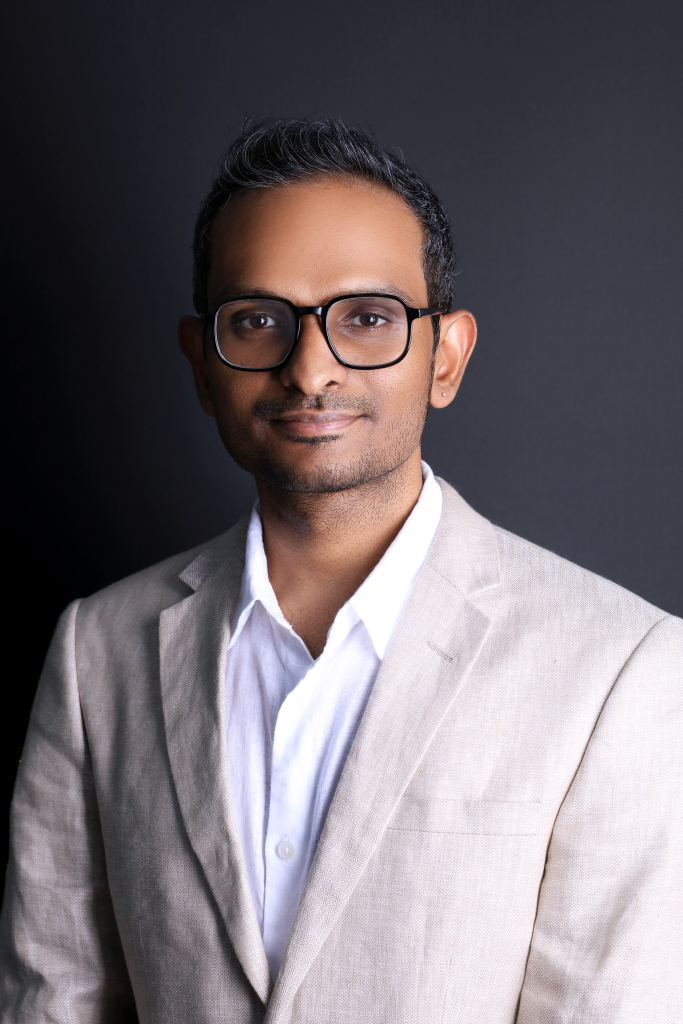
#> input picture data/01a.jpg, 1365 x 2048 px (shown at 1/2 size)
$ python dither_anim.py --a ../data/01a.jpg --output out
#> lines starting #> are read from the running program, lines starting #| are printed output that depends on the picture; after the words box and inside, x2 and y2 are one past the last pixel; in counts of white or black regions, pixels touching at a corner belong together
### shared/pydither/core.py
"""Core dithering routines (numpy-vectorized) shared by the Python use cases.

Design goals:
- Pure functions operating on numpy uint8/float arrays.
- Ordered dithering is fully vectorized.
- Error diffusion is a serpentine Python loop (inherently sequential) but kept
  reasonably fast by working on a float32 buffer.
"""

from __future__ import annotations

import numpy as np
from PIL import Image


# --------------------------------------------------------------------------- #
# Palettes (RGB rows, uint8)
# --------------------------------------------------------------------------- #
PALETTES: dict[str, np.ndarray] = {
    "bw": np.array([[0, 0, 0], [255, 255, 255]], dtype=np.uint8),
    "ink_on_white": np.array([[17, 17, 17], [245, 245, 245]], dtype=np.uint8),
    "gameboy": np.array(
        [[15, 56, 15], [48, 98, 48], [139, 172, 15], [155, 188, 15]], dtype=np.uint8
    ),
    "loud_neon": np.array([[10, 10, 10], [214, 255, 0]], dtype=np.uint8),
    "riso": np.array([[30, 30, 120], [255, 70, 130]], dtype=np.uint8),
    "amber": np.array([[20, 12, 0], [255, 176, 0]], dtype=np.uint8),
}


# --------------------------------------------------------------------------- #
# I/O
# --------------------------------------------------------------------------- #
def load_image(path: str, max_dim: int | None = None) -> np.ndarray:
    """Load an image as an HxWx3 uint8 RGB array, optionally downscaling."""
    img = Image.open(path).convert("RGB")
    if max_dim is not None and max(img.size) > max_dim:
        scale = max_dim / max(img.size)
        new_size = (round(img.width * scale), round(img.height * scale))
        img = img.resize(new_size, Image.LANCZOS)
    return np.asarray(img, dtype=np.uint8)


# [4 lines left out: function save_image, not called in this run]


# --------------------------------------------------------------------------- #
# Pre-processing
# --------------------------------------------------------------------------- #
def to_gray(arr: np.ndarray) -> np.ndarray:
    """Return a float32 HxW luminance array in [0, 255]."""
    if arr.ndim == 2:
        return arr.astype(np.float32)
    w = np.array([0.299, 0.587, 0.114], dtype=np.float32)
    return arr[..., :3].astype(np.float32) @ w


# [4 lines left out: function apply_contrast, not called in this run]


# --------------------------------------------------------------------------- #
# Bayer / ordered
# --------------------------------------------------------------------------- #
def bayer_matrix(n: int) -> np.ndarray:
    """Return an n x n Bayer matrix normalized to thresholds in (0, 1).

    n must be a power of two (2, 4, 8, 16, ...).
    """
    if n & (n - 1) != 0 or n < 2:
        raise ValueError("n must be a power of two >= 2")
    m = np.array([[0, 2], [3, 1]], dtype=np.float64)
    size = 2
    while size < n:
        m = np.block(
            [
                [4 * m + 0, 4 * m + 2],
                [4 * m + 3, 4 * m + 1],
            ]
        )
        size *= 2
    return (m + 0.5) / (n * n)


def nearest_palette(pixels: np.ndarray, palette: np.ndarray) -> np.ndarray:
    """Snap an (N,3) float array to the nearest palette color (K,3).

    Returns (N,3) uint8.
    """
    diff = pixels[:, None, :].astype(np.float32) - palette[None, :, :].astype(np.float32)
    idx = np.argmin((diff * diff).sum(axis=2), axis=1)
    return palette[idx]


def ordered_dither(
    gray: np.ndarray,
    palette: np.ndarray,
    n: int = 4,
    strength: float = 1.0,
) -> np.ndarray:
    """Vectorized ordered (Bayer) dithering on a grayscale float image.

    gray: HxW float32 in [0,255]; palette assumed grayscale-ish for 2-color.
    Returns HxWx3 uint8.
    """
    h, w = gray.shape
    mat = bayer_matrix(n)
    tiled = np.tile(mat, (h // n + 1, w // n + 1))[:h, :w]
    shifted = gray + (tiled - 0.5) * 255.0 * strength
    flat = np.stack([shifted, shifted, shifted], axis=-1).reshape(-1, 3)
    out = nearest_palette(flat, palette).reshape(h, w, 3)
    return out.astype(np.uint8)


# --------------------------------------------------------------------------- #
# Error diffusion
# --------------------------------------------------------------------------- #
_KERNELS = {
    "floyd-steinberg": (16.0, [(1, 0, 7), (-1, 1, 3), (0, 1, 5), (1, 1, 1)]),
    "atkinson": (8.0, [(1, 0, 1), (2, 0, 1), (-1, 1, 1), (0, 1, 1), (1, 1, 1), (0, 2, 1)]),
    "jarvis-judice-ninke": (
        48.0,
        [
            (1, 0, 7), (2, 0, 5),
            (-2, 1, 3), (-1, 1, 5), (0, 1, 7), (1, 1, 5), (2, 1, 3),
            (-2, 2, 1), (-1, 2, 3), (0, 2, 5), (1, 2, 3), (2, 2, 1),
        ],
    ),
}


# [35 lines left out: function error_diffusion, not called in this run]


# --------------------------------------------------------------------------- #
# High-level convenience
# --------------------------------------------------------------------------- #
def dither(
    arr: np.ndarray,
    algorithm: str = "floyd-steinberg",
    palette: np.ndarray | None = None,
    contrast: float = 1.0,
    brightness: float = 0.0,
    grayscale: bool = True,
    bayer_n: int = 4,
    strength: float = 1.0,
) -> np.ndarray:
    """One-call dithering. Returns HxWx3 uint8."""
    if palette is None:
        palette = PALETTES["bw"]
    work = apply_contrast(arr, contrast, brightness) if (contrast != 1.0 or brightness) else arr.astype(np.float32)

    if algorithm == "bayer" or algorithm.startswith("bayer"):
        gray = to_gray(work)
        return ordered_dither(gray, palette, n=bayer_n, strength=strength)
    if algorithm == "threshold":
        gray = to_gray(work)
        flat = np.stack([gray, gray, gray], axis=-1).reshape(-1, 3)
        h, w = gray.shape
        return nearest_palette(flat, palette).reshape(h, w, 3).astype(np.uint8)

    if grayscale:
        gray = to_gray(work)
        src = np.stack([gray, gray, gray], axis=-1)
    else:
        src = work
    return error_diffusion(src, palette, kernel=algorithm)

### 09-animated-transition/dither_anim.py
#!/usr/bin/env python3
"""Bayer-mask dither dissolve / materialize animation CLI."""

from __future__ import annotations

import argparse
import sys
from pathlib import Path

import imageio.v2 as imageio
import numpy as np
from PIL import Image

ROOT = Path(__file__).resolve().parents[1]
sys.path.insert(0, str(ROOT))
from shared import pydither as pd  # noqa: E402


def tile_bayer(h: int, w: int, n: int) -> np.ndarray:
    """Tile an n×n Bayer matrix to HxW. Stable across frames."""
    mat = pd.bayer_matrix(n)
    return np.tile(mat, (h // n + 1, w // n + 1))[:h, :w]


def _resize_rgb(arr: np.ndarray, width: int, height: int, resample: int) -> np.ndarray:
    return np.asarray(Image.fromarray(arr).resize((width, height), resample), dtype=np.uint8)


# [12 lines left out: function _cells_downsample, not called in this run]


def fit_images(
    a: np.ndarray, b_or_none: np.ndarray | None, cells: int | None
) -> tuple[np.ndarray, np.ndarray | None]:
    """Resize B to A's HxW (LANCZOS), then optional NEAREST cells downsample."""
    b = b_or_none
    if b is not None and b.shape[:2] != a.shape[:2]:
        b = _resize_rgb(b, a.shape[1], a.shape[0], Image.LANCZOS)
    if cells is not None:
        a = _cells_downsample(a, cells)
        if b is not None:
            b = _cells_downsample(b, cells)
    return a, b


def paper_frame(h: int, w: int, pal: np.ndarray) -> np.ndarray:
    """Flat HxWx3 filled with the lightest palette RGB (luminance weights)."""
    weights = np.array([0.299, 0.587, 0.114], dtype=np.float32)
    lum = pal.astype(np.float32) @ weights
    color = pal[int(np.argmax(lum))]
    return np.full((h, w, 3), color, dtype=np.uint8)


def snap(frame: np.ndarray, pal: np.ndarray) -> np.ndarray:
    h, w = frame.shape[:2]
    flat = frame.reshape(-1, 3)
    return pd.nearest_palette(flat, pal).reshape(h, w, 3)


def compose(a: np.ndarray, b: np.ndarray, t_field: np.ndarray, t: float) -> np.ndarray:
    """Show B where T < t, else A."""
    mask = t_field < t
    return np.where(mask[..., None], b, a)


# [11 lines left out: function pad_even, not called in this run]


def resolve_mode(args: argparse.Namespace) -> str:
    if args.mode in (None, "auto"):
        return "dissolve" if args.b is not None else "materialize"
    return args.mode


def build_frames(args: argparse.Namespace) -> list[np.ndarray]:
    max_dim = None if args.max_dim == 0 else args.max_dim
    a = pd.load_image(str(args.a), max_dim=max_dim)
#> in load_image, img is the input picture: PIL image 1365x2048 RGB; mean R, G, B 114.4, 107, 112.3
#> in load_image, `img = img.resize(new_size, Image.LANCZOS)`:
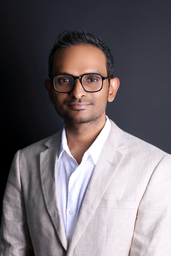
#> img: PIL image 171x256 RGB; mean R, G, B 114.4, 107, 112.3
    mode = resolve_mode(args)
    b: np.ndarray | None = None
    if mode == "dissolve":
        b = pd.load_image(str(args.b), max_dim=max_dim)

    a, b = fit_images(a, b, args.cells)
    pal = pd.PALETTES[args.palette]
    n = args.bayer_n
    contrast = args.contrast
    h, w = a.shape[:2]
    t_field = tile_bayer(h, w, n)
    frame_count = args.frames

    if mode == "materialize":
        src_a = paper_frame(h, w, pal)
        src_b = pd.dither(
            a,
            algorithm="bayer",
            palette=pal,
            contrast=contrast,
            grayscale=True,
            bayer_n=n,
        )
    elif args.no_pre_dither:
        src_a = np.clip(np.rint(pd.apply_contrast(a, contrast)), 0, 255).astype(np.uint8)
        assert b is not None
        src_b = np.clip(np.rint(pd.apply_contrast(b, contrast)), 0, 255).astype(np.uint8)
    else:
        src_a = pd.dither(
            a,
            algorithm="bayer",
            palette=pal,
            contrast=contrast,
            grayscale=True,
            bayer_n=n,
        )
        assert b is not None
        src_b = pd.dither(
            b,
            algorithm="bayer",
            palette=pal,
            contrast=contrast,
            grayscale=True,
            bayer_n=n,
        )

    frames: list[np.ndarray] = []
    for i in range(frame_count):
        t = i / (frame_count - 1)
        frame = compose(src_a, src_b, t_field, t)
        frame = snap(np.asarray(frame, dtype=np.uint8), pal)
        frames.append(frame.astype(np.uint8))
    return frames


def resolve_format(output: Path, fmt: str | None) -> tuple[Path, str]:
    if fmt:
        kind = fmt
        path = output if output.suffix.lower() == f".{kind}" else output.with_suffix(f".{kind}")
        return path, kind

    suffix = output.suffix.lower()
    if suffix == ".gif":
        return output, "gif"
    if suffix == ".mp4":
        return output, "mp4"
    if suffix == ".webm":
        return output, "webm"
    if suffix == "":
        return output.with_suffix(".gif"), "gif"
    return output, "gif"


def write_gif(path: Path, frames: list[np.ndarray], fps: float) -> None:
    imageio.mimwrite(
        path,
        frames,
        format="GIF",
        fps=fps,
        duration=1.0 / fps,
        loop=0,
    )


# [50 lines left out: functions _write_video_kind, write_video, not called in this run]


def parse_args(argv: list[str] | None = None) -> argparse.Namespace:
    parser = argparse.ArgumentParser(
        description=(
            "Build an animated Bayer-mask dither transition (dissolve A→B or "
            "materialize paper→picture) and write GIF / MP4 / WebM."
        )
    )
    parser.add_argument(
        "--a",
        type=Path,
        required=True,
        help="Image A (dissolve from / materialize source). Must exist.",
    )
    parser.add_argument(
        "--b",
        type=Path,
        default=None,
        help="Image B (dissolve to). Omit for single-image materialize.",
    )
    parser.add_argument(
        "--output",
        type=Path,
        required=True,
        help="Output file path (parent dirs created). Suffix may pick format.",
    )
    parser.add_argument(
        "--format",
        choices=["gif", "mp4", "webm"],
        default=None,
        help="Override output format (default: infer from --output suffix, else gif).",
    )
    parser.add_argument(
        "--frames",
        type=int,
        default=24,
        help="Number of animation frames N (>= 2). Default 24.",
    )
    parser.add_argument(
        "--fps",
        type=float,
        default=12,
        help="Frame rate. GIF duration = 1/fps seconds. Default 12.",
    )
    parser.add_argument(
        "--bayer-n",
        type=int,
        default=8,
        help=(
            "Bayer order for the wipe mask T and source dither "
            "(power of two >= 2). Distinct wipe steps ≈ n²; "
            "frames > n²+1 repeats some masks. Default 8 (64 ranks)."
        ),
    )
    parser.add_argument(
        "--palette",
        default="bw",
        choices=list(pd.PALETTES.keys()),
        help="Palette for pre-dither and per-frame snap.",
    )
    parser.add_argument(
        "--max-dim",
        type=int,
        default=256,
        help="Long-edge cap on load (LANCZOS). 0 = no cap. Default 256.",
    )
    parser.add_argument(
        "--cells",
        type=int,
        default=None,
        help=(
            "Working-grid long edge after load (NEAREST, >= 8). "
            "Keeps GIF/video small. Size knob — animation is expensive per frame."
        ),
    )
    parser.add_argument(
        "--mode",
        choices=["dissolve", "materialize"],
        default=None,
        help="Wipe mode. Default: dissolve if --b is set, else materialize.",
    )
    parser.add_argument(
        "--contrast",
        type=float,
        default=1.0,
        help="Contrast multiplier passed into dither / apply_contrast.",
    )
    parser.add_argument(
        "--no-pre-dither",
        action="store_true",
        help=(
            "Compose contrast-adjusted raw A/B (still snap each frame). "
            "Ignored for the materialize target (that stays dithered)."
        ),
    )
    return parser.parse_args(argv)


def validate_args(args: argparse.Namespace) -> str | None:
    if not args.a.exists() or not args.a.is_file():
        return f"--a is not a readable file: {args.a}"
    if args.b is not None and (not args.b.exists() or not args.b.is_file()):
        return f"--b is not a readable file: {args.b}"

    if args.mode == "dissolve" and args.b is None:
        return "--mode dissolve requires --b"

    if args.palette not in pd.PALETTES:
        return f"Invalid --palette: {args.palette}"

    if args.bayer_n & (args.bayer_n - 1) != 0 or args.bayer_n < 2:
        return f"--bayer-n must be a power of two >= 2 (got {args.bayer_n})"

    if args.frames < 2:
        return f"--frames must be >= 2 (got {args.frames})"

    if args.fps <= 0:
        return f"--fps must be > 0 (got {args.fps})"

    if args.max_dim < 0:
        return f"--max-dim must be >= 0 (got {args.max_dim})"

    if args.cells is not None and args.cells < 8:
        return f"--cells must be >= 8 if set (got {args.cells})"

    return None


def main(argv: list[str] | None = None) -> int:
    args = parse_args(argv)

    if args.mode == "materialize" and args.b is not None:
        print("warning: --b ignored in materialize mode", file=sys.stderr)
        args.b = None

    err = validate_args(args)
    if err:
        print(err, file=sys.stderr)
        return 2

    try:
        frames = build_frames(args)
#> in to_gray, `return arr[..., :3].astype(np.float32) @ w`:
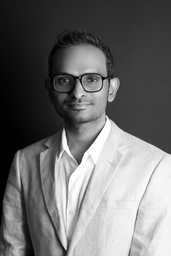
#> returned value: shape (256, 171) float32; min 0, max 255, mean 109.8
#> in ordered_dither, `shifted = gray + (tiled - 0.5) * 255.0 * strength`:
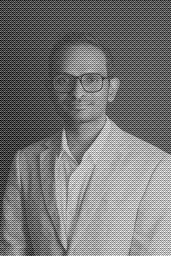
#> shifted: shape (256, 171) float64; min -125.5, max 380.5, mean 109.8; drawn with min black and max white
#> in ordered_dither, `out = nearest_palette(flat, palette).reshape(h, w, 3)`:
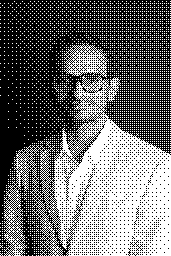
#> out: shape (256, 171, 3); 43.2% white; 3327 white regions (3326 under 20 px), largest, box (x1, y1, x2, y2) and area: (4, 43, 171, 256) 15511
#> the loop in build_frames, `for i in range(frame_count):` made 24 passes
#> pass 2, in compose (call 2), `mask = t_field < t`:
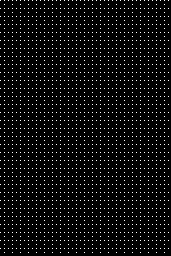
#> mask: shape (256, 171) bool; 4.7% white in thin lines or dots
#> after the loop in build_frames, `for i in range(frame_count):`: frames = 24 items
#> frames = 24 items
    except (OSError, ValueError, FileNotFoundError) as exc:
        print(f"Unreadable image path: {exc}", file=sys.stderr)
        return 2

    path, kind = resolve_format(args.output, args.format)
    path.parent.mkdir(parents=True, exist_ok=True)

    try:
        if kind == "gif":
            write_gif(path, frames, args.fps)
            actual = path
        else:
            actual = write_video(path, frames, args.fps, kind)
    except Exception as exc:  # noqa: BLE001
        print(f"Encode failed: {exc}", file=sys.stderr)
        return 1

    print(actual)
    return 0


if __name__ == "__main__":
    sys.exit(main())
#> (the program exits here)

$ run again, on data/03a.jpg
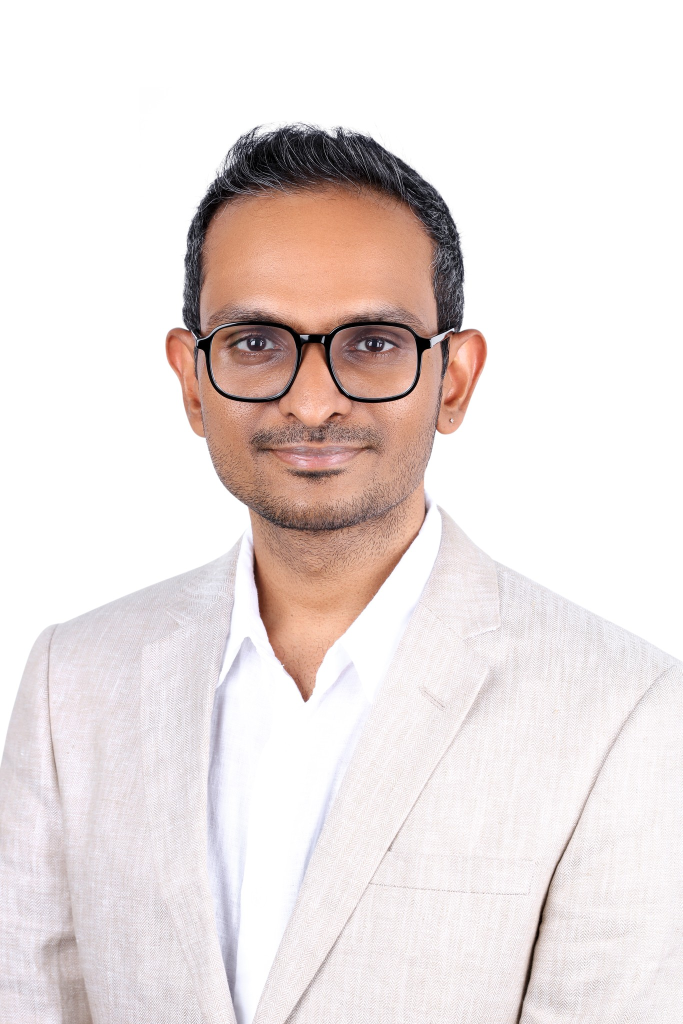
#> input picture data/03a.jpg, 1365 x 2048 px (shown at 1/2 size)
#> in load_image, img is the input picture: PIL image 1365x2048 RGB; mean R, G, B 234, 224.6, 223.1
#> img: PIL image 171x256 RGB
#> in ordered_dither, `out = nearest_palette(flat, palette).reshape(h, w, 3)`:
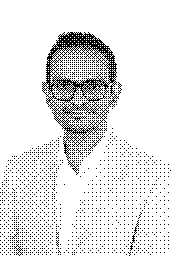
#> out: shape (256, 171, 3); 89.2% white; black in thin lines or dots, all inside (x1, y1, x2, y2) = (0, 32, 171, 256)
#> the loop in build_frames, `for i in range(frame_count):` made 24 passes
#> pass 2, in build_frames, `frame = compose(src_a, src_b, t_field, t)`:
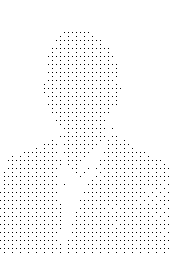
#> frame: shape (256, 171, 3); 97.6% white; black in thin lines or dots, all inside (x1, y1, x2, y2) = (0, 32, 169, 253)
#> after the loop in build_frames, `for i in range(frame_count):`: frames = 24 items
